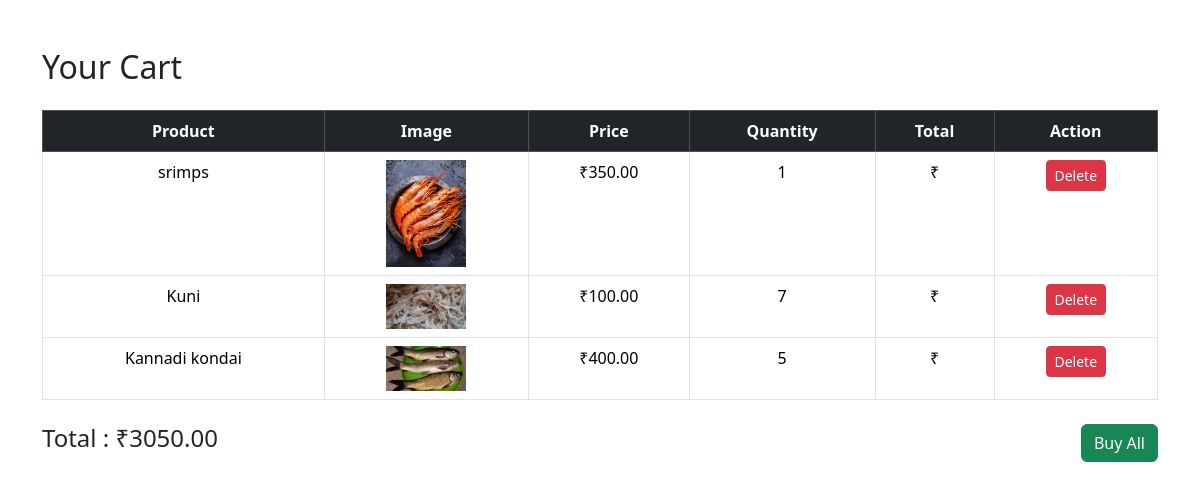
The app's page /cart/ (signed in) with its own data.
### sales/models.py (models this page shows, shortened)
class Cart(models.Model):
    user = models.ForeignKey(User, on_delete=models.CASCADE)
    product = models.ForeignKey(Product, on_delete=models.CASCADE)
    quantity = models.PositiveIntegerField(default=1)

class Product(models.Model):
    CATEGORY_CHOICES = [
        ('home', 'Home Products'),
        ('fresh', 'Fresh Fish'),
        ('sea', 'Sea Fish'),
        ('prawn', 'Prawns'),
        ('dry', 'Dry Fish'),
    ]
    name = models.CharField(max_length=200)
    price = models.DecimalField(max_digits=10, decimal_places=2)
    stock = models.PositiveIntegerField()
    category = models.CharField(max_length=20, choices=CATEGORY_CHOICES)
    image = models.ImageField(upload_to='products/')
    description = models.TextField()
    available = models.BooleanField(default=True)

### sales/views.py (the view)
# urls.py: path('cart/', views.cart, name='cart'),
@login_required
def cart(request):
    cart_items = Cart.objects.filter(user=request.user)
    total = sum(item.product.price * item.quantity for item in cart_items)
    return render(request, 'cart.html', {
        'cart_items': cart_items,
        'total': total
    })

### sales/context_processors.py (called while the page is built)
def cart_count(request):
    if request.user.is_authenticated:
        cart_items = Cart.objects.filter(user=request.user)
        count = sum(item.quantity for item in cart_items)
    else:
        count = 0
    return {'cart_count': count}

### sales/templates/cart.html (shortened to what this page needs)
{% load static %}
<!DOCTYPE html>
<html>
<head>
<link href="https://cdn.jsdelivr.net/npm/bootstrap@5.3.2/dist/css/bootstrap.min.css" rel="stylesheet">
</head>
<body>
<div class="container mt-5">
<h2 class="mb-4">Your Cart</h2>
<table class="table table-bordered text-center">
<thead class="table-dark">
<tr>
<th>Product</th>
<th>Image</th>
<th>Price</th>
<th>Quantity</th>
<th>Total</th>
<th>Action</th>
</tr>
</thead>
<tbody>
{% for item in cart_items %}
<tr>
<td>{{ item.product.name }}</td>
<td>
<img src="{{ item.product.image.url }}" width="80">
</td>
<td>₹{{ item.product.price }}</td>
<td>{{ item.quantity }}</td>
<td>₹{{ item.total_price }}</td>
<td>
<a href="{% url 'delete_cart' item.id %}"
class="btn btn-danger btn-sm">
Delete
</a>
</td>
</tr>
{% endfor %}
</tbody>
</table>
<div class="d-flex justify-content-between mt-4">
<h4>
Total : ₹{{ total }}
</h4>
<form action="{% url 'checkout' %}" method="POST">
    <button type="submit" class="btn btn-success">
        Buy All
    </button>
</form>
</div>
</div>
</body>
</html>

### records on screen
Cart: product.name "srimps", product.image (picture), product.price "350.00", quantity "1"
Cart: product.name "Kuni", product.image (picture), product.price "100.00", quantity "7"
Cart: product.name "Kannadi kondai", product.image (picture), product.price "400.00", quantity "5"

### other values on screen
{{ total }} "3050.00"
